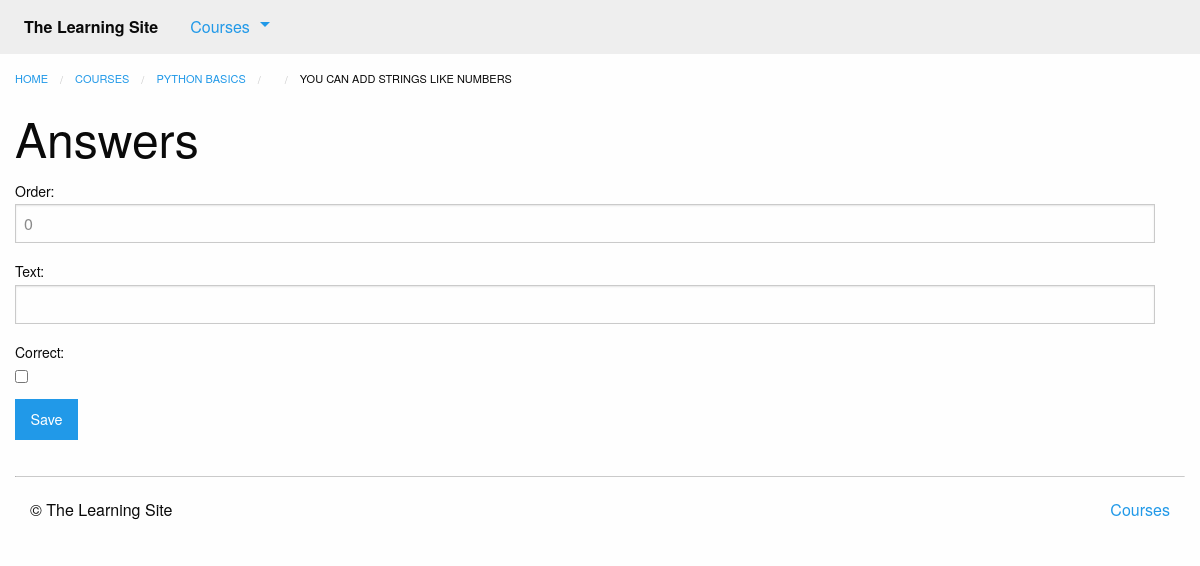
Page /courses/1/create_answer/ (signed in) on the committed database.
### courses/models.py (models this page shows, shortened)
class Question(models.Model):
    quiz = models.ForeignKey(Quiz)
    order = models.IntegerField(default=0)
    prompt = models.TextField()
    class Meta:
        ordering = ['order', ]
    def __str__(self):
        return self.prompt

class Step(models.Model):
    title = models.CharField(max_length=255)
    description = models.TextField()
    order = models.IntegerField(default=0)
    course = models.ForeignKey(Course)
    class Meta:
        abstract = True
        ordering = ['order', ]

class Quiz(Step):
    total_questions = models.IntegerField(default=4)
    class Meta:
        verbose_name_plural = "Quizzes"

class Course(models.Model):
    created_at = models.DateTimeField(auto_now_add=True)
    title = models.CharField(max_length=255)
    description = models.TextField()

### courses/views.py (the view, shortened to what this page needs)
# urls.py: url(r'(?P<question_pk>\d+)/create_answer/$', views.answer_form, name='create_answer'),
@login_required
def answer_form(request, question_pk):
    question = get_object_or_404(models.Question, pk=question_pk)
    formset = forms.AnswerFormSet(queryset=question.answer_set.all())
    return render(request, "courses/answer_form.html", {'formset': formset, 'question': question})

### courses/templatetags/course_extras.py (called while the page is built)
@register.inclusion_tag('courses/course_nav.html')
def nav_courses_list():
    courses = Course.objects.all()[:5]
    return {'courses': courses}

### courses/templates/courses/answer_form.html (shortened to what this page needs)
{% extends "courses/layout.html" %}
{% load course_extras %}
{% block breadcrumbs %}
    <li><a href="{% url 'courses:detail' pk=question.quiz.course.pk %}">{{ question.quiz.course.title }}</a></li>
    <li>
    </li>
    <li>{{ question.prompt }}</li>
{% endblock %}
{% block content %}
    <div class="row columns">
        <div class="row columns">
            {{ block.super }}
        </div>
        <div class="row columns">
            <h1>Answers</h1>
            <form action="" method="post">
                <section>
                    {{ formset }}
                </section>
                <input type="submit" class="button" value="Save">
            </form>
        </div>
    </div>
{% endblock %}

### rows in the picture
Question: quiz.course "PYTHON BASICS", prompt "YOU CAN ADD STRINGS LIKE NUMBERS"
